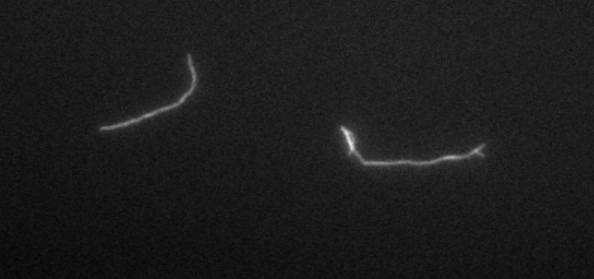
#> input picture Image Segmentation/2fil.PNG, 594 x 279 px
$ jupyter execute --allow-errors 'Filament_D&S.ipynb'   (shell and % lines are left out)   (older library calls are emulated)
#> lines starting #> are read from the running program, lines starting #| are printed output that depends on the picture; after the words box and inside, x2 and y2 are one past the last pixel; in counts of white or black regions, pixels touching at a corner belong together
# Filament detection and segmentation

[cell 1]
import math
import numpy as np
import matplotlib.pyplot as plt
import skimage.data as data
import skimage.segmentation as seg
import skimage.filters as filters
import skimage.draw as draw
import skimage.color as color
from skimage.morphology import skeletonize as skel
from skimage.morphology import disk
from scipy import interpolate
from scipy.interpolate import Rbf, InterpolatedUnivariateSpline
import imageio as iio
import scipy.ndimage as ndi

### To-do
From https://towardsdatascience.com/image-segmentation-using-pythons-scikit-image-module-533a61ecc980
- try active contour segmentation
- try Random walker segmentation
- unsupervised learning

Special care for edges!

[cell 2]
im = iio.imread('2fil.PNG')
#> im is the input picture: shape (279, 594, 4); mean R, G, B, A 28, 28, 28, 255
im = color.rgb2gray(im)
#> im: shape (279, 594) float64

multi = iio.imread('multifil.PNG')
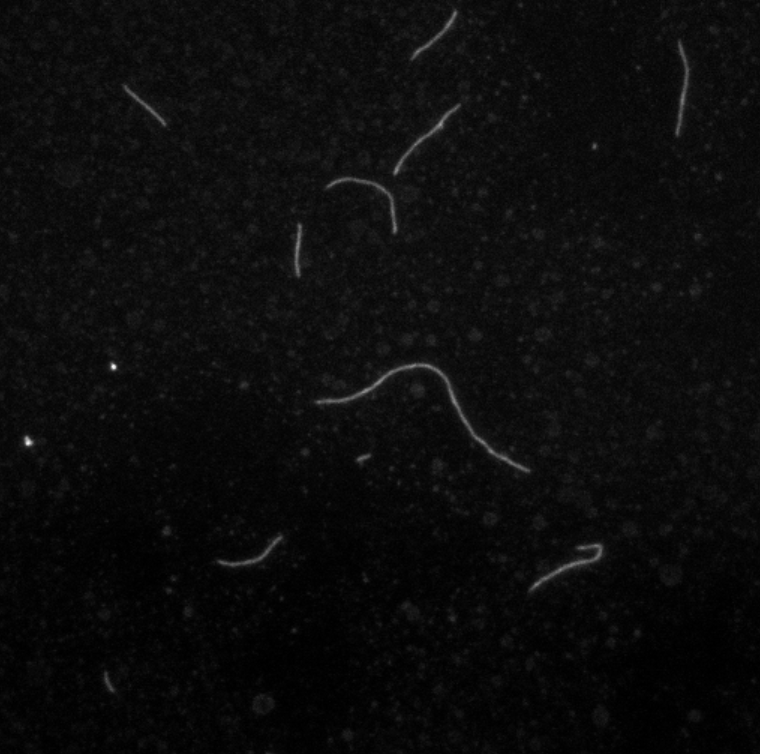
#> input picture Image Segmentation/multifil.PNG, 760 x 754 px
#> multi is the input picture: shape (754, 760, 4); mean R, G, B, A 11.7, 11.7, 11.7, 255
multi = color.rgb2gray(multi)
#> multi: shape (754, 760) float64
def im_show(image, nrows=1, ncols=1, cmap='gray', title = ''):
    fig, ax = plt.subplots(nrows=nrows, ncols=ncols, figsize=(5, 5))
    ax.imshow(image, cmap='gray')
    ax.set_title(title, loc='center')
    ax.axis('off')
    return fig, ax

dx5 = iio.imread('Dx5-2 20nM 100%labelled wBSA_Thu Apr 11 2019_15.54.14.tif')
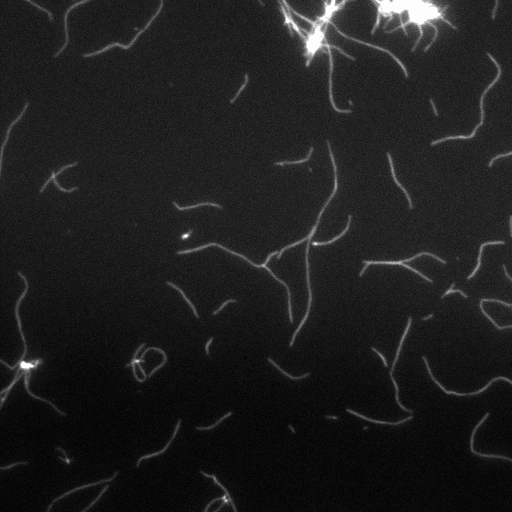
#> input picture Image Segmentation/Dx5-2 20nM 100%labelled wBSA_Thu Apr 11 2019_15.54.14.tif, 512 x 512 px
#> dx5 is the input picture: shape (512, 512); min 28, max 227, mean 52.3
dx5 = color.rgb2gray(dx5)
im_show(im)
im_show(multi)
im_show(dx5)
im = dx5

## Heat map with colour bar NOT USEFULL

[cell 3]
plt.imshow(im, vmin = 0, vmax = 1)
plt.colorbar()

[cell 4]
#Trying to get the image in a better format so cv can process it
im = iio.imread('2fil.PNG')
#> (the rest of this cell did not finish here and is left out)

[cell 5]
im = dx5

[cell 6]
im

# 1st approach: basic thresholding

[cell 7]
fig, ax = plt.subplots(1, 1)
ax.hist(im.ravel(), bins=255, range=[0,255])
ax.set_xlim(0, 255);
ax.set_title('Histogram of intensities', loc = 'center')
plt.savefig('histogram_intensities.PNG', dpi = 100)
plt.clf()

### Supervised Thresholding

[cell 8]
mask = np.where(im < 70, 0, 255)
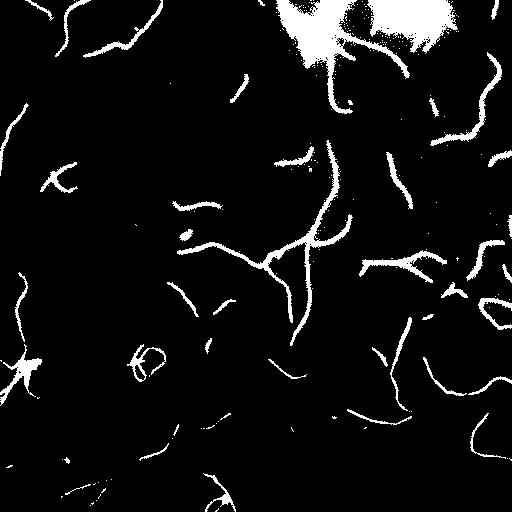
#> mask: shape (512, 512) int64; 6.8% white; 235 white regions (191 under 20 px), largest, box (x1, y1, x2, y2) and area: (276, 0, 410, 114) 4034, (367, 0, 458, 54) 3100, (177, 140, 353, 346) 2254
im_show(mask, title = 'Supervised Thresholding')
plt.savefig('thresholding_supervised.PNG', dpi=150)

[cell 9]
#plt.imshow(ndi.binary_closing(mask, iterations=2))

### Unsupervised Thresholding
Tons of options to try!

[cell 10]
im_threshold = filters.threshold_otsu(im)
#> im_threshold = 95
im_show(np.where(im > im_threshold, im, np.NaN), title = 'Automatic Thresholding: Otsu method')
plt.savefig('thresholding_automatic_otsu.PNG', dpi=150)

[cell 11]
im_threshold = filters.threshold_li(im)
#> im_threshold = 52.33
im2 = np.where(im > im_threshold, im, np.NaN)
im_show(im2, title = 'Automatic Thresholding: Li method')
plt.savefig('thresholding_automatic_li.PNG', dpi=150)

[cell 12]
im_threshold = filters.hessian(im)
im3 = np.where(im > im_threshold, im, np.NaN)
im_show(im3)
plt.clf()

## Own thresholding algorithm

[cell 13]
#Experimenting to get a better final image

#idea that the interface could have slidebars to adjust image processing
def pre_processing_dark(multi):
    #thresholding, masking, filtering
    masked_multi = np.where(multi < np.percentile(multi, 99),0 , multi)
    mask_dilate = ndi.binary_dilation(masked_multi, iterations=1)
    mask_erosion = ndi.binary_erosion(mask_dilate, iterations=2)
    mask_closed = ndi.binary_closing(mask_erosion, iterations=3)
    mask_median = filters.median(mask_closed, disk(2.5))
    multi_final = mask_median

    return multi_final

def pre_processing_bright(multi):
    #thresholding, masking, filtering
    masked_multi = np.where(multi < np.percentile(multi, 94),0 , multi)
    mask_dilate = ndi.binary_dilation(masked_multi, iterations=3)
    mask_erosion = ndi.binary_erosion(mask_dilate, iterations=2)
    mask_closed = ndi.binary_closing(mask_erosion, iterations=2)
    mask_median = filters.median(mask_closed, disk(1.5))
    multi_final = mask_median

    return multi_final

def pre_processing_general(multi):
    #thresholding, masking, filteri
    multi = normalize(multi, norm='l1')
    multi = np.where(multi < np.percentile(multi, 95),0 , multi)
    multi = ndi.binary_dilation(multi, iterations=2)
    multi = ndi.binary_erosion(multi, iterations=1)
    multi = ndi.binary_opening(multi, iterations=1)
    multi_final = multi

    return multi_final

multi_final = pre_processing_dark(multi)
im_show(multi_final)

#> (a cell that did not finish here is left out)

## Once we have the processed image

[cell 15]
#to see how labels work
#https://docs.scipy.org/doc/scipy/reference/generated/scipy.ndimage.label.html
labels, nobjects = ndi.label(multi_final)
#> nobjects = 14
nobjects
#> Out = 14

[cell 16]
plt.imshow(labels)
plt.axis('off')
plt.show()

[cell 17]
boxes = ndi.find_objects(labels)
#> boxes = 14 items
object_0 = multi_final[boxes[0]]
object_1 = multi_final[boxes[1]]
im_show(object_0)
#plt.savefig('masked_single_fil.png')

[cell 18]
im_show(object_1)
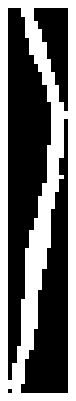
#> figure drawn by matplotlib, 1 panel

[cell 19]
#leaving out the small parts
objects = [np.array(multi_final[boxes[i]]) for i in range(0,nobjects-1) if (np.array(multi_final[boxes[i]]).shape[0]*np.array(multi_final[boxes[i]]).shape[1] > 600)]
#> objects = 8 items

#> (the rest of this cell did not finish here and is left out)

[cell 20]
range(10,20)[2]

We want to only have one object in each picture so we'll build a function that set's every pixel to black but the largest connected object. This will not only take care of the small dots that survived the pre processing but also will make it possible to analyze two filaments even when they are very close to each other.

[cell 21]
#VERSION FOR SINGLE OBJECT
#def simplifying(object):
#    #first part is to get labels and boxes
#    labels, nobs = ndi.label(object)
#    boxes = ndi.find_objects(labels)
#
#    #if there is only one object then no need to modify the picture
#    if len(boxes)>1:
#        #Then we have to compare their size and get the index of the biggest one
#        obs = [np.array(object[boxes[i]]) for i in range(0,nobs)]
#        obs_sizes = [ob.shape[0]*ob.shape[1] for ob in obs]
#        n = int(np.where(obs_sizes == np.max(obs_sizes))[0])
#
#
#        #now follows the mask that will filter everything but the biggest
#
#        for i in range(1,nobjects):
#            if i != n:
#                object[boxes[i]].fill(0)
#    return object


def singlify(list_of_objects):
    for single_object in list_of_objects:
        #first part is to get labels and boxes on each single object
        labels, nobs = ndi.label(single_object)
        boxes = ndi.find_objects(labels)

        #if there is only one object then no need to modify the picture
        if nobs>1: #if we have two or more objects
            #Then we have to compare their size and get the index of the biggest one
            obs = [np.array(single_object[boxes[i]]) for i in range(0,nobs)]
            obs_sizes = [ob.shape[0]*ob.shape[1] for ob in obs]
            n = int(np.where(obs_sizes == np.max(obs_sizes))[0])

            #now follows the mask that will filter everything but the biggest

            for i in range(0,nobs):
                if i != n:
                    single_object[boxes[i]].fill(0)
#> this loop made 8 passes
#> (nobs, obs_sizes, n) on pass 6: (2, [22999, 88], 0)
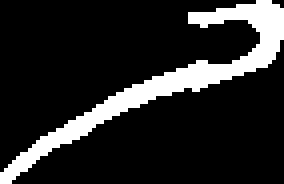
#> labels: shape (46, 71) int32 (shown 4 times larger); values 0 (black) and 1 (white), 15.2% white; 1 white region, box (x1, y1, x2, y2) and area: (0, 0, 71, 46) 495
    return list_of_objects
singles =  singlify(objects)
#> singles = 8 items

[cell 22]
for i in singles:
    im_show(i)
#> this loop made 8 passes

### Test with another image

[cell 23]
dx5 = iio.imread('Dx5-2 20nM 100%labelled wBSA_Thu Apr 11 2019_15.54.14.tif')
dx5 = color.rgb2gray(dx5)
dx5_final = pre_processing_bright(dx5)
im_show(dx5_final)

# Trying skeleton function to get backbone

[cell 24]
test_object = np.where(singles[5] >0, 1, 0)
test_output = skel(test_object)
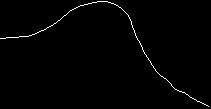
#> test_output: shape (109, 211) bool; 1% white in thin lines or dots
im_show(skel(test_object))

## From output image to output coordinates

[cell 25]
#the idea is to get first an arrays like [(x1,y1), (x2, y2), ...]
locations = np.where(test_output==True)
#> locations = 238 positions, rows 1 to 106, columns 0 to 208
coords = [[locations[0][i], locations[1][i]] for i in range(0, len(locations[0]))]
#> coords = 238 pairs, first value 1 to 106, second value 0 to 208
#this actually outputs something like (yi, xi) and with y from bigger to smaller
# ordering the output
ordered = sorted(coords, key=lambda k: [k[1], k[0]])
#> ordered has the same summary as coords
ordered = [np.flip(x) for x in ordered]
#> ordered = 238 pairs, first value 0 to 208, second value 1 to 106
coords = ordered
#> coords has the same summary as ordered
#now to match JFils format
f = open("snake.txt", "w+")
f.write("#\r")
f.write("0\r")
for i in range(0, len(coords)):
    f.write("1\t"+ str(i) + "\t" + "%d\t" % (coords[i][0]) + "%d\t" % (coords[i][1]) + "0\r")
f.close()

# Getting fit

[cell 26]
#trying polynomial fit up to 10th degree
x = [coords[i][0] for i in range(0, len(coords))]
#> x = 238 values from 0 to 208
y = [coords[i][1] for i in range(0, len(coords))]
#> y = 238 values, max 106 at index 237, min 1 at index 97, mean 40.55

#poly coeffs
#z = np.polyfit(x,y,10)
#poly function
#p = np.poly1d(z)
#plt.plot(x,y,'ro', x, p(x), 'b', markersize=1)

#Not impressed
#Now using spline interpolation\
#converting x to arange to be able to use InterpolatedUnivariateSpline
x = np.arange(np.min(x), np.max(x)+1, 1)
#> (the rest of this cell did not finish here and is left out)

# ------------------------------------------------

# Creating backbone function

[cell 27]
def backbone(objects):
    binaries = [np.where(ob > 0, 1, 0) for ob in objects]
#> binaries = 8 items
    backbones = [skel(binary) for binary in binaries]
#> backbones = 8 items
    binary_backbones = [np.where(ob ==True, 1, 0) for ob in backbones]
#> binary_backbones = 8 items
    return binary_backbones
backbones = backbone(singles)
#> backbones = 8 items

[cell 28]
global x
x=5
def changex():
    x=4
x
changex()
x

[cell 29]
skel(np.where(objects[0] > 0, 1, 0))

#> (a cell that did not finish here is left out)

objects_final

# Creating overlaping image single+backbone

[cell 31]
def greyoverlap(singles, backbones):
    greyoverlap = [np.where(backbones[i] == 1, -80, 0) + singles[i] for i in range(0, len(singles))]
#> greyoverlap = 8 items
    return greyoverlap

final_images= greyoverlap(singles, backbones)
#> final_images = 8 items

## Now we have individual filaments to analyse

[cell 32]
def backbone_detection(im):
    r, c = im.shape
    maxs = []
    for i in range(r):
        maxs.append([i, np.argmax(im[i])])
#> after the loop, maxs = 48 pairs, first value 0 to 47, second value 0 to 42
    backbone = np.zeros([r,c])
    for i in range(r):
        for j in range(c):
            if j == maxs[i][1]:
                backbone[i][j] = 1
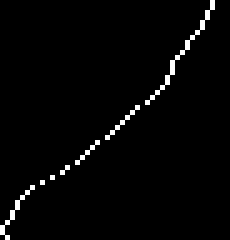
#> backbone: shape (48, 46) float64 (shown 5 times larger); values 0 (black) and 1 (white), 2.2% white in thin lines or dots
    fig, ax = plt.subplots(1,2)
    ax[0].imshow(im)
    ax[1].imshow(backbone)
    plt.show()

[cell 33]
backbone_detection(object_0)

[cell 34]
backbone_detection(object_1)

[cell 35]
def backbone_detection2(im):
    imt = im.transpose()
    r, c = im.shape
    maxs1 = []
    maxs2 = []
    for i in range(r):
        maxs1.append([i, np.argmax(im[i])])
#> after the loop, maxs1 has the same summary as maxs in backbone_detection
    for i in range(c):
        maxs2.append([i, np.argmax(imt[i])])
#> after the loop, maxs2 = 46 pairs, first value 0 to 45, second value 0 to 45
    backbone1 = np.zeros([r,c])
    backbone2 = np.zeros([c, r])
    for i in range(r):
        for j in range(c):
            if j == maxs1[i][1]:
                backbone1[i][j] = 1
    for i in range(c):
        for j in range(r):
            if j == maxs2[i][1]:
                backbone2[i][j] = 1
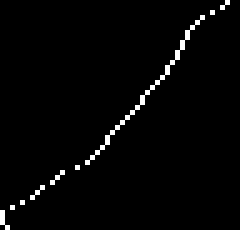
#> backbone2: shape (46, 48) float64 (shown 5 times larger); values 0 (black) and 1 (white), 2.1% white in thin lines or dots
    backbone = backbone1 + backbone2.transpose()
    fig, ax = plt.subplots(1,2)
    ax[0].imshow(im)
    ax[0].axis('off')
    ax[1].imshow(backbone)
    ax[1].axis('off')
    plt.show()

[cell 36]
backbone_detection2(object_0)

[cell 37]
backbone_detection2(object_1)
#> after the loop in backbone_detection2 (call 2), `for i in range(r):`: maxs1 = 90 pairs, first value 0 to 89, second value 0 to 10
#> after the loop in backbone_detection2 (call 2), `for i in range(c):`: maxs2 = [[0, 87], [1, 83], [2, 79], [3, 0], [4, 0], [5, 0], [6, 3], [7, 5], [8, 8], [9, 12], [10, 15], [11, 18], [12, 22], [13, 24]]
#> in backbone_detection2 (call 2), `plt.show()`:
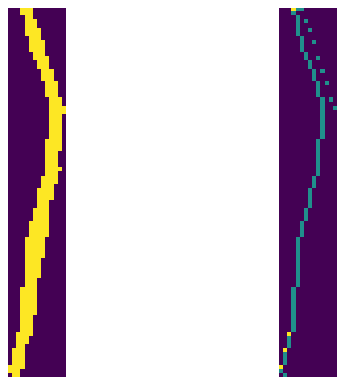
#> figure drawn by matplotlib, 2 panels

## Assuming backbone = middle

[cell 38]
im = object_0
#framing image
im[0,:] =0
im[:,0] =0
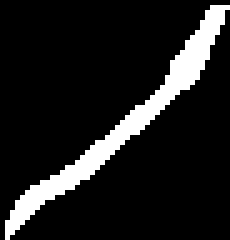
#> im: shape (48, 46) bool (shown 5 times larger); 12% white; 1 white region, box (x1, y1, x2, y2) and area: (1, 1, 46, 48) 264
im[-1,:] =0
im[:, -1] =0
plt.imshow(im,cmap='gray')

- idea will be to scan the whole picture row by row and saving in an array the individual arrays that are non zeros
- then for each of these non zero chunks deal with three cases: only one pixel, odd n of pixels, even n of pixels
- once we finally got the point of interest save it and plot the ensemble
- will probably have to do the same colum-wise to avoid same mistake as last time

[cell 39]
#first let's try with a single row
#we see that row 30 has 2 chunks so good to work with
#from np.argwhere we know that we are looking for an output = [16, 21, 102, 129]
row = im[25]
np.argwhere(row)
#> Out = [23, 24, 25, 26, 27, 28]

[cell 40]
#this block should return the argument of the points in the row belonging to the backbone
#version with brightness included
'''
points = []
for i in parts:
    if i.size == 1:
        points.append(i[0])
    elif i.size % 2 == 0:
        k = np.int(i.size/2)
        if chunks[i][k] <= chunks[i][k+1]:
            points.append(i[k+1])
        else:
            points.append(i[k])
    else:
        k = np.int(math.floor(i.size/2))
        points.append(i[k])
points = np.array(points)
points
'''
#version taking simply floor
inside_points = []
#> (the rest of this cell did not finish here and is left out)

[cell 41]
#doing it for all rows
back_bone_points = []

#going through all rows
for j in range(im.shape[0]):
    row = im[j]
    breaks = []

    #finding breaking points
    for i in range(row.size-1):
        if (row[i] != 0  and  row[i-1] == 0) or (row[i] != 0 and row[i+1] == 0):
            breaks.append(i)
    #breaks = np.array(breaks)

    #in case no bright pixel in row (frames)
    if breaks != []:

        #finds/generates slides of data from the info given in the breaks
        parts = []
        for i in np.arange(0, len(breaks)-1, 2):
            parts.append(np.arange(breaks[i], breaks[i+1]+1))
        parts = np.array(parts)

        chunks=[]
        for i in np.arange(0, len(breaks)-1, 2):
            chunks.append(row[breaks[i]: breaks[i+1]+1])
        chunks = np.array(chunks)

       #find middle or important point in those slides
       #version taking simply floor
        inside_points = []

        #checking every slide
        for i in parts:

            #if only one pixel in that part
            #worth taking it?
            if i.size == 1:
                inside_points.append(i[0])

            #if even number of pixels brightness or floor applied
            elif i.size % 2 == 0:
                k = np.int(math.floor(i.size/2))
                inside_points.append(i[k])

            #off number of pixels take middle one
            else:
                k = np.int(math.floor(i.size/2))
                inside_points.append(i[k])
        #inside_points = np.array(inside_points)
        back_bone_points.append(inside_points)
#> this loop made 48 passes
#> (parts, chunks) on passes 2 to 5: ([[42, 43, 44]], [[True, True, True]]), ([[41, 42, 43, 44]], [[True, True, True, True]]), ([[41, 42, 43, 44]], [[True, True, True, True]]), ([[40, 41, 42, 43, 44]], [[True, True, True, True, True]])
#> after the loop, back_bone_points = 46 items, first 6: [43], [43], [43], [42], [42], [41]

#creating proper list of points
def_points = []
for i in range(len(back_bone_points)):
    for j in back_bone_points[i]:
        def_points.append((i, j))
#> this loop made 46 passes
#> after the loop, def_points = 46 pairs, first value 0 to 45, second value 2 to 43

#creating image with def_points
r, c = im.shape
backbone1 = np.zeros([r,c])
for point in def_points:
    backbone1[point[0]][point[1]] = 1
#> this loop made 46 passes
#> point on passes 1 to 4: (0, 43), (1, 43), (2, 43), (3, 42)

plt.imshow(backbone1)
plt.axis('off')

[cell 42]
im = np.transpose(im)
plt.imshow(im)

[cell 43]
#now doing that for all columns
back_bone_points = []
#going through all rows
for j in range(im.shape[0]):
    row = im[j]
    breaks = []

    #finding breaking points
    for i in range(row.size-1):
        if (row[i] != 0  and  row[i-1] == 0) or (row[i] != 0 and row[i+1] == 0):
            breaks.append(i)
    #breaks = np.array(breaks)

    #in case no bright pixel in row (frames)
    if breaks != []:

        #finds/generates slides of data from the info given in the breaks
        parts = []
        for i in np.arange(0, len(breaks)-1, 2):
            parts.append(np.arange(breaks[i], breaks[i+1]+1))
        parts = np.array(parts)

        chunks=[]
        for i in np.arange(0, len(breaks)-1, 2):
            chunks.append(row[breaks[i]: breaks[i+1]+1])
        chunks = np.array(chunks)

       #find middle or important point in those slides
       #version taking simply floor
        inside_points = []

        #checking every slide
        for i in parts:

            #if only one pixel in that part
            #worth taking it?
            if i.size == 1:
                inside_points.append(i[0])

            #if even number of pixels brightness or floor applied
            elif i.size % 2 == 0:
                k = np.int(math.floor(i.size/2))
                inside_points.append(i[k])

            #off number of pixels take middle one
            else:
                k = np.int(math.floor(i.size/2))
                inside_points.append(i[k])
        #inside_points = np.array(inside_points)
        back_bone_points.append(inside_points)
#> this loop made 46 passes
#> (parts, chunks) on passes 2 to 4: ([[44, 45, 46]], [[True, True, True]]), ([[42, 43, 44, 45, 46]], [[True, True, True, True, True]]), ([[40, 41, 42, 43, 44, 45]], [[True, True, True, True, True, True]])
#> after the loop, back_bone_points = 44 items, first 6: [45], [44], [43], [42], [41], [40]

#creating proper list of points
def_points = []
for i in range(len(back_bone_points)):
    for j in back_bone_points[i]:
        def_points.append((i, j))
#> this loop made 44 passes
#> after the loop, def_points = 44 pairs, first value 0 to 43, second value 3 to 45

#creating image with def_points
r, c = im.shape
backbone2 = np.zeros([r,c])
for point in def_points:
    backbone2[point[0]][point[1]] = 1
#> this loop made 44 passes
#> point on passes 1 to 4: (0, 45), (1, 44), (2, 43), (3, 42)
backbone2=np.transpose(backbone2)
plt.imshow(backbone2)
plt.axis('off')

[cell 44]
plt.imshow(backbone1+backbone2)

# Trying to get middle by tunning the mask

[cell 45]
im = object_0
plt.imshow(im,cmap='gray')

[cell 46]
# Create and tune mask
mask_dilate = ndi.binary_dilation(im, iterations=3)
mask_closed = ndi.binary_closing(im, iterations=3)
mask_erosion = ndi.binary_erosion(im, iterations=1)
mask_opening = ndi.binary_opening(im, iterations=1)
# Plot masked images
fig, axes = plt.subplots(1,5)
axes[0].imshow(im)
axes[1].imshow(mask_dilate)
axes[2].imshow(mask_closed)
axes[3].imshow(mask_erosion)
axes[4].imshow(mask_opening)
#format_and_render_plot()
plt.show()

Erosion looks like the best option but still it is too intense

# Getting middle by deleting intensity from left and right

[cell 47]
im = np.copy(object_0)
#framing image
im[0,:] =0
im[:,0] =0
im[-1,:] =0
im[:, -1] =0
plt.imshow(im,cmap='gray')

[cell 48]
def get_middle(im):
    r, c = im.shape
    for i in range(r-1):
        if len(np.where(x)[0]) > 1:
            for j in range(c-1):
                if ((im[i][j] != 0) and (im[i+1][j+1] == 0)):
                    im[i][j] = 0

    plt.imshow(im)
